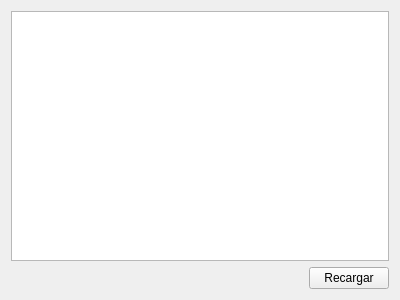
<?xml version="1.0" encoding="UTF-8"?>
<ui version="4.0">
 <class>VerCuentasForm</class>
 <widget class="QWidget" name="VerCuentasForm">
  <property name="geometry">
   <rect>
    <x>0</x>
    <y>0</y>
    <width>400</width>
    <height>300</height>
   </rect>
  </property>
  <property name="windowTitle">
   <string>Form</string>
  </property>
  <layout class="QVBoxLayout" name="verticalLayout">
   <item>
    <widget class="QTableWidget" name="tableWidget"/>
   </item>
   <item>
    <layout class="QHBoxLayout" name="horizontalLayout">
     <item>
      <spacer name="horizontalSpacer">
       <property name="orientation">
        <enum>Qt::Horizontal</enum>
       </property>
       <property name="sizeHint" stdset="0">
        <size>
         <width>40</width>
         <height>20</height>
        </size>
       </property>
      </spacer>
     </item>
     <item>
      <widget class="QPushButton" name="recargarPushButton">
       <property name="text">
        <string>Recargar</string>
       </property>
      </widget>
     </item>
    </layout>
   </item>
  </layout>
 </widget>
 <resources/>
 <connections/>
</ui>
